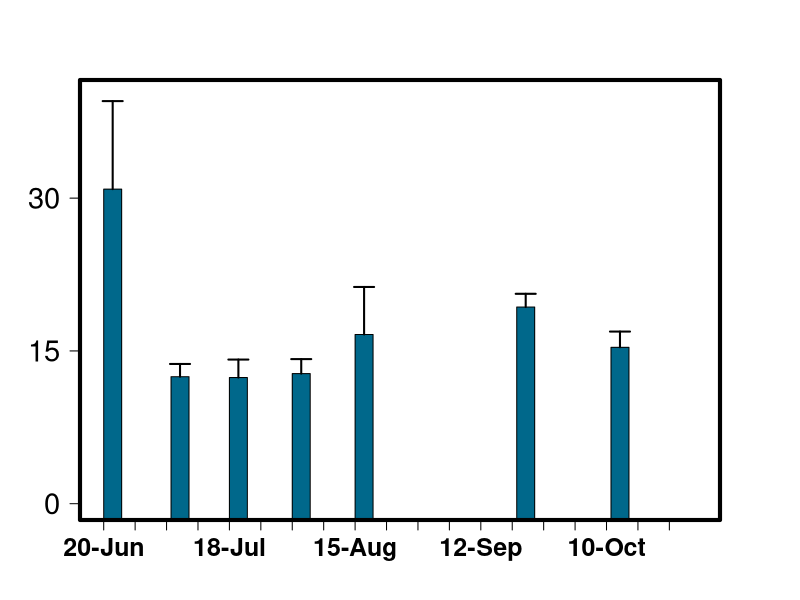

R code for this plot:
library(readr)
library(plyr)


alldata <- data.frame(read_csv("2_Incremental/3_Integration/INTEGRATED.csv"))

alldata$DATE<-as.Date(alldata$DATE,"%m/%d/%Y")

# Variable date to factor
datefactor <- factor(alldata[,1])

se <- function(x, ...) sqrt(var(x, ...)/length(x))

Ylabel=expression(bold(paste("Concentration (", mu, "g/l)")))

names(alldata)

n1<-15


a<-data.frame(aggregate(alldata[,n1] ~ DATE+SITE, alldata, mean))
a[,4]<-aggregate(alldata[,n1] ~ DATE+SITE, alldata, se)[,3]

a$DATE > as.Date(as.character("2021-01-01"))

a <- subset(a, DATE > as.Date(as.character("2021-01-01")))

a <- subset(a, SITE == "DL")

names(a)<-c("DATE","SITE","MEAN","STDER")

a[,5]<--2
d=1
n=length(a[,2])

j=2

#each 'polygon' is inside a list with xx and yy coordinates

dat1 <- lapply(1:n,function(x){
  res <- list(xx=c(a[x,1]+j, a[x,1]-j, a[x,1]-j, a[x,1]+j),
              yy=c(a[x,5], a[x,5], a[x,3], a[x,3]))
  return(res)
})


dev.new(width=10, height=7, noRStudioGD = TRUE)
par(mar=c(4,4,4,4))
par(mgp=c(3,1,0))
plot(a[,1], a[,2],
     type='n',
     ylim=c(0,round(max(a$MEAN+a$STDER, na.rm=T), -1)),
     xlim= c(as.Date("2021-06-20"),as.Date("2021-10-30")),
     cex=2,
     xaxt = "n",
     xlab = NA,
     yaxt = "n",
     ylab = NA,
     las=1
)


#title(ylab=Ylabel, line=2, cex.lab=1.2, family="Calibri Light", mgp=c(9,9,9))

range(a[,2])

#add polygons

for (i in 1:n) polygon(unlist(dat1[[i]]$xx),unlist(dat1[[i]]$yy),col="deepskyblue4",border="black")

axis.Date(1, at=seq(as.Date("2021-06-20"), as.Date("2021-10-30"), "1 week"), las=1, font.axis=2, cex.axis=1.5, format="%d-%b")
axis(side = 2, at = c(0, 15, 30, 45, 60), las=1, font.axis=1, cex.axis=1.75)

#legend("topright", legend=c("Filamentous", "Epilithic"), fill=c("chartreuse3", colors()[89]),
#       density=c(NA,NA), bty="n",border=c("black", "black")) 

box(lwd=4)

arrows(a[,1]-0, a[,3], a[,1], a[,3]+a[,4], length=0.1, angle=90, code=2, lwd=2,col="black")
#arrows(a2[,1]+0.5, a2[,2], a2[,1]+0.5, a2[,2]+a2[,3], length=0.045, angle=90, code=2, lwd=2 ,col="black")




